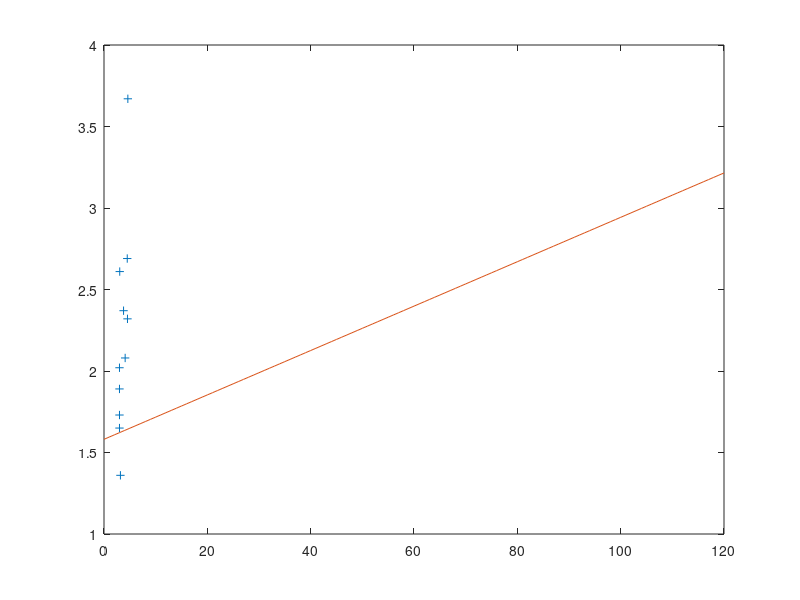

Write the MATLAB code that produced this figure.
Light=[20 20 20 20 21 24 44 60 90 94 101]
rmax=[1.73 1.65 2.02 1.89 2.61 1.36 2.37 2.08 2.69 2.32 3.67]
C=polyfit(Light,rmax,1)
xvals=0:120;
yhat=polyval(C,xvals);
plot(log(Light),rmax,'+',xvals,yhat)